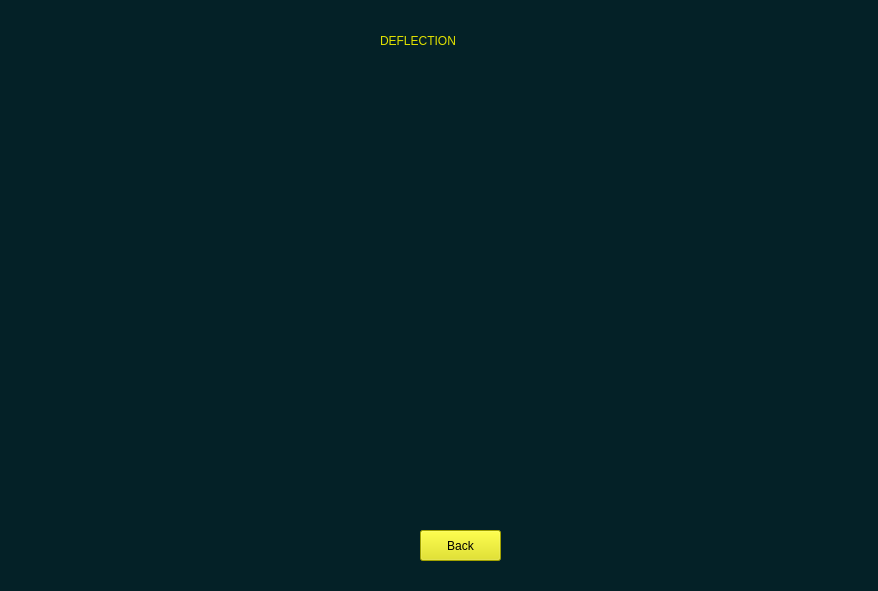
<?xml version="1.0" encoding="UTF-8"?>
<ui version="4.0">
 <class>Form</class>
 <widget class="QWidget" name="Form">
  <property name="geometry">
   <rect>
    <x>0</x>
    <y>0</y>
    <width>878</width>
    <height>591</height>
   </rect>
  </property>
  <property name="minimumSize">
   <size>
    <width>878</width>
    <height>591</height>
   </size>
  </property>
  <property name="maximumSize">
   <size>
    <width>878</width>
    <height>591</height>
   </size>
  </property>
  <property name="windowTitle">
   <string>GRASP Result</string>
  </property>
  <property name="windowIcon">
   <iconset>
    <normaloff>images/icon.PNG</normaloff>images/icon.PNG</iconset>
  </property>
  <property name="styleSheet">
   <string notr="true">background-color: rgb(4, 33, 39);</string>
  </property>
  <widget class="QLabel" name="label_6">
   <property name="geometry">
    <rect>
     <x>380</x>
     <y>20</y>
     <width>141</width>
     <height>41</height>
    </rect>
   </property>
   <property name="styleSheet">
    <string notr="true">color: rgb(226, 226, 0);
font: 75 18pt &quot;Consolas&quot;;</string>
   </property>
   <property name="text">
    <string>DEFLECTION</string>
   </property>
  </widget>
  <widget class="QPushButton" name="pushButton">
   <property name="geometry">
    <rect>
     <x>420</x>
     <y>530</y>
     <width>81</width>
     <height>31</height>
    </rect>
   </property>
   <property name="styleSheet">
    <string notr="true">background-color: rgb(226, 226, 0);
color: rgb(0, 0, 0);
font: 11pt &quot;Consolas&quot;;</string>
   </property>
   <property name="text">
    <string>Back</string>
   </property>
  </widget>
 </widget>
 <resources/>
 <connections/>
</ui>
